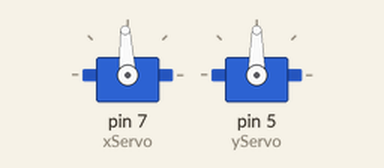
A sketch run on a simulated Arduino Uno, built with avr-gcc and run on an emulated ATmega328P. On the bench: 2 × servo.

Above: at 0.05 s.
At 0.4 s:
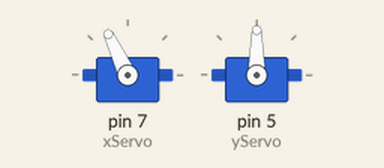
Timing chart, 0 to 3.0 s (numbered marks = the images above):
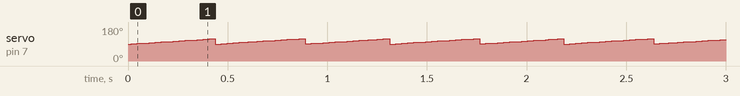

The sketch:

test_for_motors.ino
```cpp
#include <Servo.h>
#include <EEPROM.h>

int currentAng;

Servo xServo;
Servo yServo;


int pos = 90;

void setup()
{
	Serial.begin(9600);
	xServo.attach(7);
	yServo.attach(5);
}

void loop()
{
	currentAng = yServo.read();
	toTheAngle(118, 15);
}

void toTheAngle(int goalAng, int interval) {  // interval is the control delay of every 1 degree, we sugguest use 15ms at least.
	int distanceAng = goalAng - currentAng;
	if (distanceAng > 0) {
		for (int i = currentAng; i <= goalAng; i++) {
			xServo.write(i);
			delay(interval);
		}
	}
	else {
		for (int i = currentAng; i >= goalAng; i--) {
			xServo.write(i);
			delay(interval);
		}
	}
}
```

motorControl.cpp
```cpp
//
//
//

#include "motorControl.h"
#include "Servo.h"

motorControl::motorControl(uint8_t controlPin, uint8_t stdAngle)
{
    currentAng = stdAngle;
    previousAng = 0;
    isCalibrated = false;
    stdAng = stdAngle;

    myServo.attach(controlPin);
}

void motorControl::toTheAng (int goalAng, int interval) {
    int distanceAng = goalAng - currentAng;
    if (isCalibrated) {
        if (distanceAng > 0) {
		for (int i = currentAng; i <= goalAng; i++) {
			myServo.write(i);
			delay(interval);
		    }
	    }
	    else {
            for (int i = currentAng; i >= goalAng; i--) {
                myServo.write(i);
                delay(interval);
		    }
	    }
        previousAng = currentAng;
        currentAng = myServo.read();
    }

}

void motorControl::caliAng (int interval) {
    if (!isCalibrated) {
        Serial.println("Wait till the plate becomes horizontal...");
        int pos = 100;
        for (int pos = 100; pos <= stdAng; pos ++) {
            myServo.write(pos);
            delay(interval);
			previousAng = currentAng;
			currentAng = pos;
			Serial.println(pos);
        }
        Serial.println("Motor initialized!");

        isCalibrated =  true;
    }
}
```

motorControl.h
```cpp
// motorControl.h

#ifndef _MOTORCONTROL_h
#define _MOTORCONTROL_h

#if defined(ARDUINO) && ARDUINO >= 100
	#include "arduino.h"
	#include "Servo.h"
#else
	#include "WProgram.h"
#endif

class motorControl
{
 public:
	motorControl(uint8_t controlPin, uint8_t stdAngle);
	void toTheAng(int goalAng, int interval = 15); // default time interval is 15ms
	void caliAng (int interval = 15);
	Servo myServo;
 private:
	int motorPin = 0;
	int currentAng;
	int previousAng;
	int stdAng;
	boolean isCalibrated = false;
};

#endif
```

Measured:
- by itself, servo on pin 7 (xServo): ramps from 90° to 118° and jumps back, once every 0.44 s
